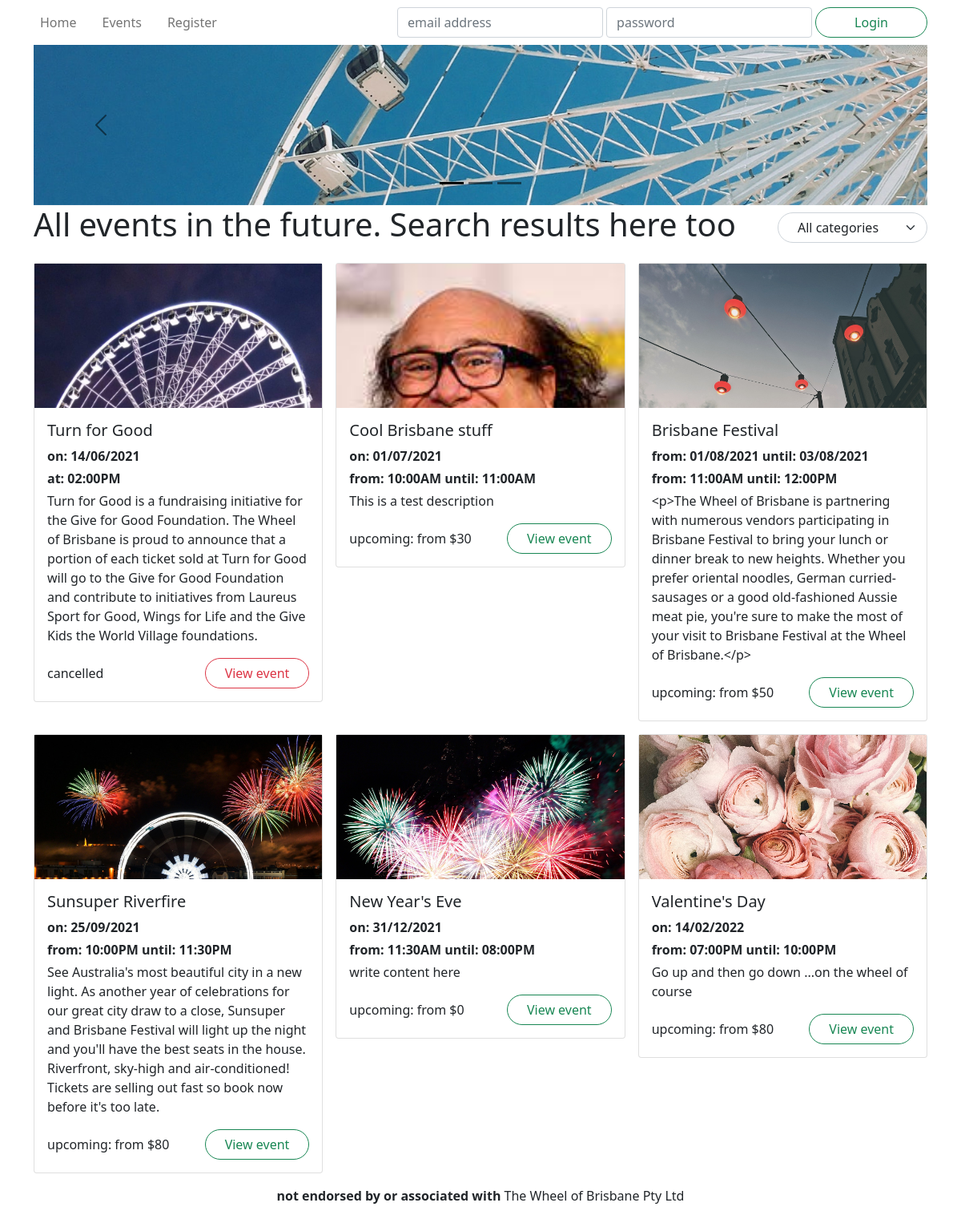
/events/, run on an earlier commit of the app's database.
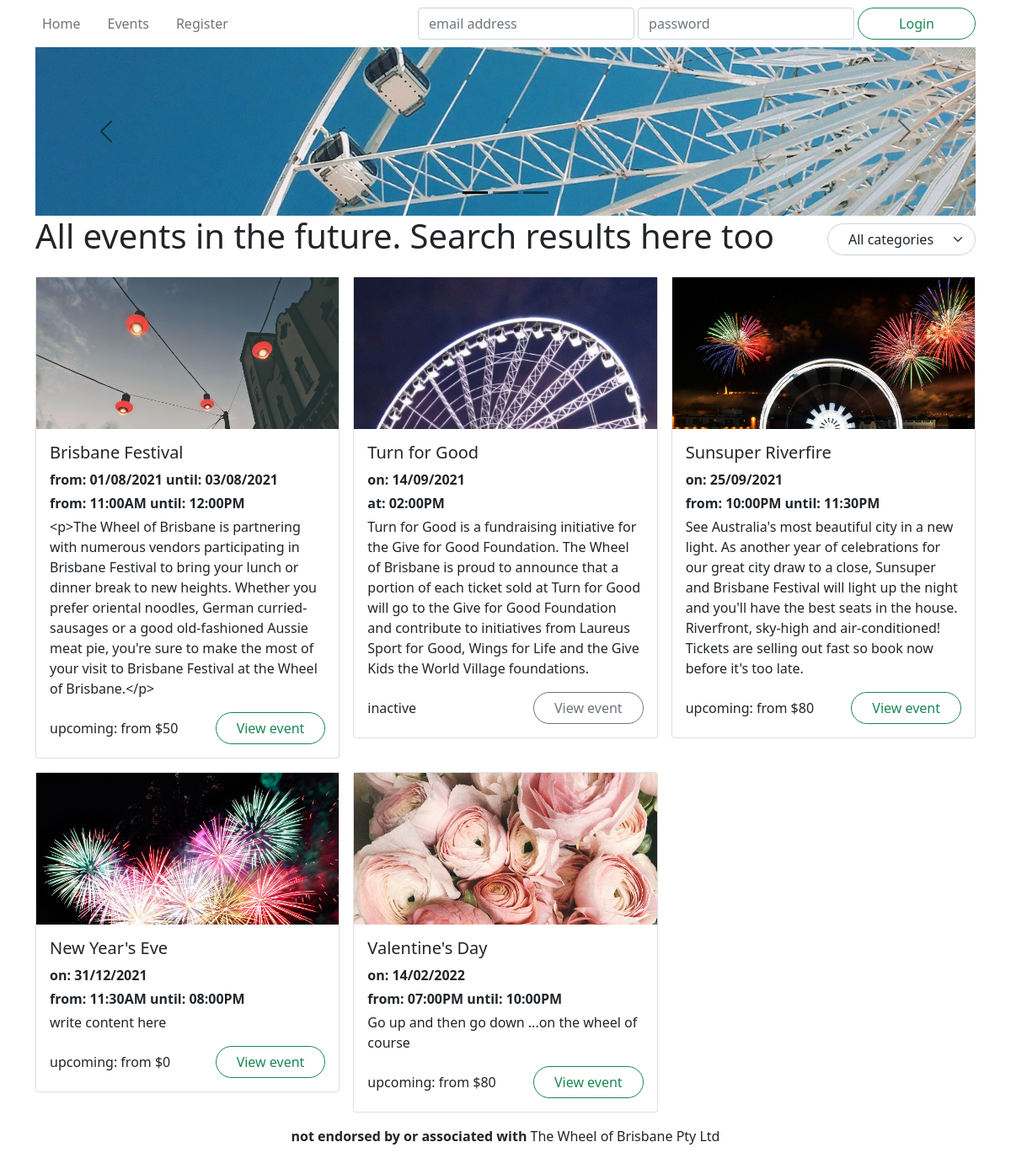
And on a later commit of the database.
### wheel/models.py (models this page shows, shortened)
class Event(db.Model):
    __tablename__ = 'events'
    id = db.Column(db.Integer, primary_key=True)
    name = db.Column(db.String(255), nullable=False)
    description = db.Column(db.Text)
    category = db.Column(db.String(40))
    status = db.Column(db.Enum('upcoming', 'inactive', 'cancelled', 'booked out'), nullable=False)
    image = db.Column(db.String(255))
    reviews = db.relationship('Review', backref='event')
    tickets = db.relationship('Ticket', backref='event')
    @staticmethod
    def updateStatusInactive(self):
        x_max = datetime(2000,9,9)
        for x in self.tickets:
            if x.datetime > x_max and x.remaining != 0:
                x_max = x.datetime
        if x_max < datetime.now():
            self.status = 'inactive'
            db.session.commit()
            return
        elif self.status == 'inactive':
            self.status = 'upcoming'
            db.session.commit()
            return
        return
    @staticmethod
    def getAll():
        return Event.query.\
            join(Ticket).\
            filter( Ticket.datetime > datetime.now() ).\
            group_by( Event.id ).\
            order_by( Ticket.datetime ).\
            all()
    @staticmethod
    def getAllCategories():
        return [event.category for event in Event.query.group_by('category').all()]
    def getFutureTickets(self):
        return list( filter( lambda ticket: ticket.datetime > datetime.now(), self.tickets ) )
    def getTicketsRange(self):
        tickets = self.getFutureTickets()
        numberOfTickets = len(tickets)
        if numberOfTickets == 0:
            return [numberOfTickets, None, None]
        min_ticket = reduce( lambda x, y: min(x, y, key=lambda ticket: ticket.datetime), tickets )
        max_ticket = reduce( lambda x, y: max(x, y, key=lambda ticket: ticket.datetime), tickets )
        return [numberOfTickets, min_ticket, max_ticket]
    def printTicketsDateRange(self):
        numberOftickets, min_ticket, max_ticket = self.getTicketsRange()
        if numberOftickets == 0:
            return "There are no tickets for this event."
        min = min_ticket.datetime.strftime("%d/%m/%Y")
        max = max_ticket.datetime.strftime("%d/%m/%Y")
        if min == max:
            return f"on: {min}"
        return f"from: {min} until: {max}"
    def printTicketsTimeRange(self):
        numberOftickets, min_ticket, max_ticket = self.getTicketsRange()
        if numberOftickets == 0:
            return "There are no tickets for this event."
        min = min_ticket.datetime.strftime("%I:%M%p")
        max = max_ticket.datetime.strftime("%I:%M%p")
        if numberOftickets == 1:
            return f"at: {min}"
        return f"from: {min} until: {max}"
    def getTicketsPriceFrom(self):
        low_ticket = 100000
        for x in self.tickets:
            if x.price < low_ticket:
                low_ticket = x.price
        if low_ticket == 100000:
            return " "
        low = str(low_ticket)
        return "from $" + low
    def getStatusColour(self):
        return {
            'upcoming': 'success',
            'inactive': 'secondary',
            'booked out': 'secondary',
            'cancelled': 'danger'
        }[self.status]

class Ticket(db.Model):
    __tablename__ = 'tickets'
    id = db.Column(db.Integer, primary_key=True)
    datetime = db.Column(db.DateTime, nullable=False)
    price = db.Column(db.Integer, nullable=False)
    remaining = db.Column(db.Integer, nullable=False)
    event_id = db.Column(db.Integer, db.ForeignKey('events.id'))

### wheel/views.py (the view)
@events.route('/')
def viewAll():
    eventsupdate = Event.getAll()
    for event in eventsupdate:
        Event.updateStatusInactive(event)
    events = Event.getAll()
    categories = Event.getAllCategories()
    form = SearchForm() # TODO: create this form
    return render_template('events.html', events=events, categories=categories, form=form)

### wheel/forms.py
class SearchForm(FlaskForm):
    submit = SubmitField("Search")

### wheel/templates/events.html (shortened to what this page needs)
{% extends 'base.html' %}
{% block hero %}
<div id="hero-mini" class="carousel carousel-dark slide" data-bs-ride="carousel">
    <div class="carousel-indicators">
        <button type="button" class="active"
                data-bs-target="#hero" data-bs-slide-to="0"></button>
        <button type="button"
                data-bs-target="#hero" data-bs-slide-to="1"></button>
        <button type="button"
                data-bs-target="#hero" data-bs-slide-to="2"></button>
    </div>
    <div class="carousel-inner">
        <div class="carousel-item active">
            <div style="background-image: url('/static/images/bluesky.jpg');"></div>
        </div>
    </div>
    <button type="button" class="carousel-control-prev"
            data-bs-target="#hero" data-bs-slide="prev">
        <span class="carousel-control-prev-icon"></span>
    </button>
    <button type="button" class="carousel-control-next"
            data-bs-target="#hero" data-bs-slide="next">
        <span class="carousel-control-next-icon"></span>
    </button>
</div>
{% endblock %}
{% block title %}All events in the future. Search results here too{% endblock %}
{% block header_buttons %}
    <div class="col-6 col-md-auto my-auto">
        <select id="catselect" class="form-select rounded-pill ps-4 pe-5" >
            <option value="" selected>All categories</option>
        </select>
    </div>
{% endblock %}
{% block content %}
<section>
    <div class="row row-cols-1 row-cols-md-2 row-cols-xl-3 mb-3 g-3">
        {% for event in events %}
        <div class="col event">
            <article class="card">
                <a href="{{url_for('events.view', id=event.id)}}" class="card-image" style="background-image: url('{{ event.image }}'); background-position: top;"></a>
                <div class="card-body">
                    <h5 class="card-title">{{ event.name }}</h5>
                    <p class="mb-1"><strong>{{ event.printTicketsDateRange() }}</strong></p>
                    <p class="mb-1"><strong>{{ event.printTicketsTimeRange() }}</strong></p>
                    <p class="card-text">{{ event.description }}</p>
                    <div class="row">
                        <span class="col my-auto">{{ event.status }}{{ ": {}".format( event.getTicketsPriceFrom() ) if event.status == "upcoming" }}</span>
                        <span class="col-auto"><a href="{{url_for('events.view', id=event.id)}}" class="btn btn-outline-{{ event.getStatusColour() }} rounded-pill px-4">View event</a></span>
                    </div>
                </div>
            </article>
        </div>
        {% endfor %}
    </div>
</section>
{% endblock %}

### wheel/templates/base.html (shortened to what this page needs)
<!DOCTYPE html>
<html lang="en">
<head>
    <link href="https://cdn.jsdelivr.net/npm/bootstrap@5.0.0-beta3/dist/css/bootstrap.min.css"
            rel="stylesheet">
    <link rel="stylesheet" href="/static/css/unbootstrapify.css">
</head>
<body>
    <div class="container">
        <header>
            <nav class="navbar navbar-expand-lg navbar-light justify-content-between">
                <div class="navbar-nav flex-row gap-3">
                    <a class="nav-link" href="{{ url_for('main.index') }}">Home</a>
                    <a class="nav-link" href="{{ url_for('events.viewAll') }}">Events</a>
                    {% if current_user.is_authenticated %}
                    <a class="nav-link" href="{{ url_for('main.bookings') }}">My Bookings</a>
                    {% else %}
                    <a class="nav-link" href="{{ url_for('auth.register') }}">Register</a>
                    {% endif %}
                </div>
                <div class="collapse navbar-collapse flex-grow-0" id="navbarlogin">
                    {% if not current_user.is_authenticated %}
                    <form method="POST" action="{{ url_for('auth.login') }}" class="navbar-nav flex-row gap-1">
                        <input name="email" type="text" required
                                class="form-control" placeholder="email address">
                        <input name="password" type="password" required
                                class="form-control" placeholder="password">
                        <button class="btn btn-outline-success rounded-pill px-5" type="submit">Login</button>
                    </form>
                    {% else %}
                    <form action="{{ url_for('auth.logout') }}" class="navbar-nav flex-row gap-1">
                        <button class="btn btn-outline-primary rounded-pill px-5" type="submit">Logout</button>
                    </form>
                    {% endif %}
                </div>
            </nav>
            {% block hero %}
            {% endblock %}
        </header>
        <main>
            <header class="row mb-3">
                <div class="col-md"><h1>{% block title %}{% endblock %}</h1></div>
                {% block header_buttons %}{% endblock %}
            </header>
            {% block content %}
            {% endblock %}
        </main>
        <footer class="text-center footer"><strong>not endorsed by or associated with </strong>The Wheel of Brisbane Pty Ltd</footer>
    </div>
</body>
</html>

What changed in the data, as far as the page shows it:
removed Event: image (picture), name "Cool Brisbane stuff", printTicketsDateRange "on: 01/07/2021", printTicketsTimeRange "from: 10:00AM until: 11:00AM", description "This is a test description", status "upcoming", status.price ": from $30"
shown differently, row unchanged: Event "Brisbane Festival": moves up the list
changed Event "Turn for Good": printTicketsDateRange "on: 14/06/2021" → "on: 14/09/2021"; status "cancelled" → "inactive"
